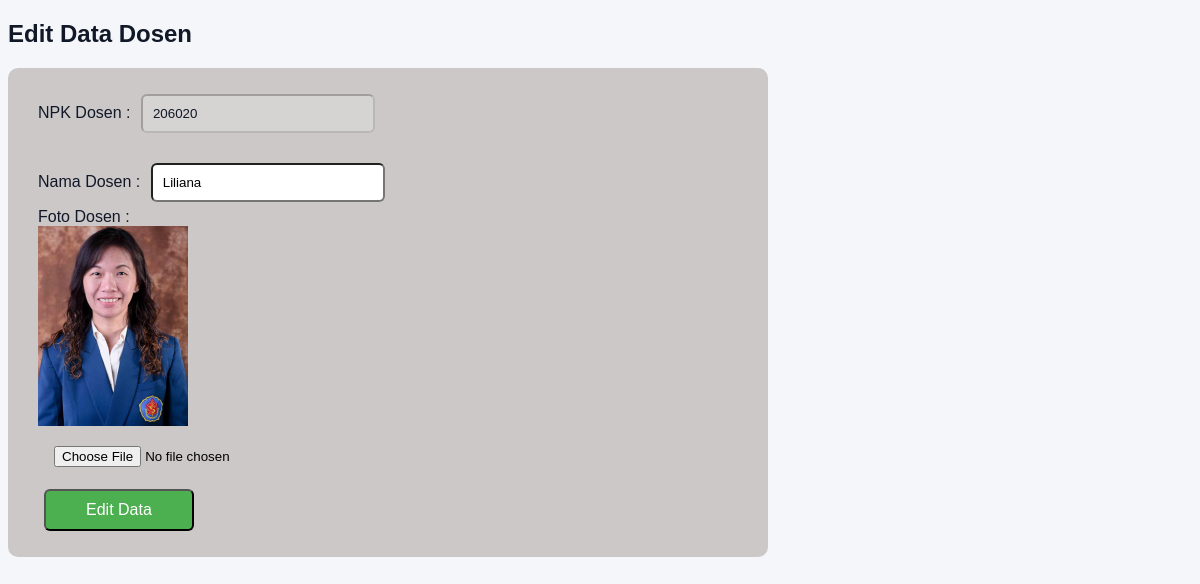
The app's page /edit_data_dosen.php?npk=206020, older data.
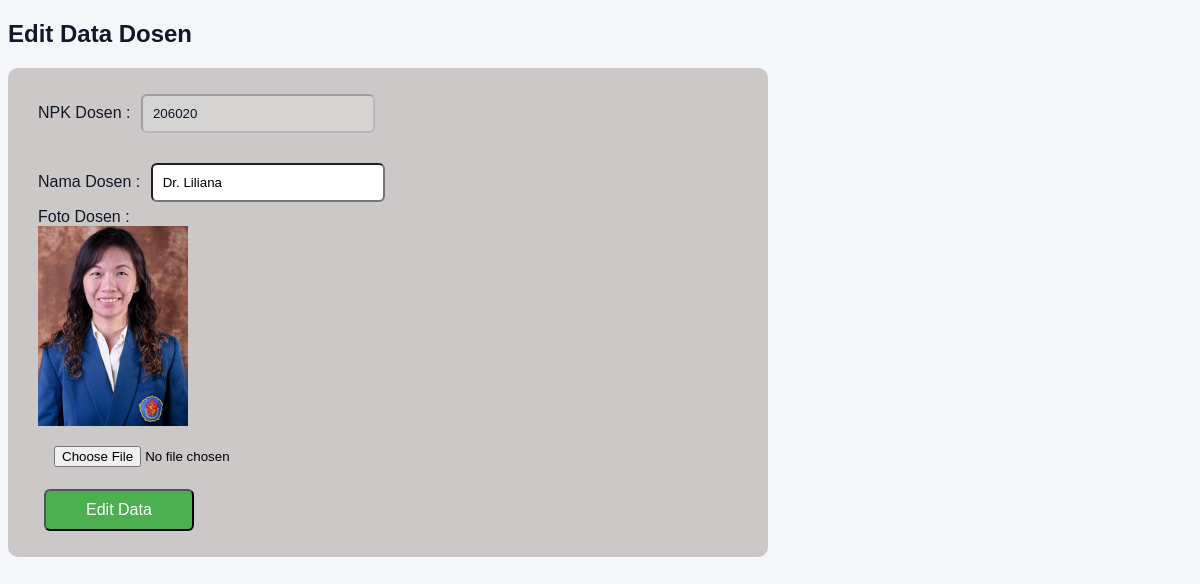
The same page, newer data.
### tables this page shows
CREATE TABLE `dosen` (
  `npk` char(6) NOT NULL,
  `nama` varchar(45) DEFAULT NULL,
  `foto_extension` varchar(4) DEFAULT NULL,
  PRIMARY KEY (`npk`)
);

### Class/parent.php (called while the page is built, shortened)
<?php
class orangtua
{
    public function __construct()
    {
        $this->mysqli =
            new mysqli(SERVER_NAME, USER_NAME, PASSWORD, DB_NAME);
    }
}

### Class/dosen.php (called while the page is built, shortened)
<?php
require_once("parent.php");
class dosen extends orangtua
{
    public function getDosenByNpk($npk)
    {
        $sql = 'SELECT * FROM dosen WHERE npk = ?';
        $stmt = $this->mysqli->prepare($sql);
        $stmt->bind_param("s", $npk);
        $stmt->execute();
        $res = $stmt->get_result();
        return $res->fetch_assoc();
    }
}

### edit_data_dosen.php (the view, shortened to what this page needs)
<!DOCTYPE html>
<html lang="en">
<head>
    <link rel="stylesheet" href="theme.css">
</head>
<body>
    <h2>Edit Data Dosen</h2>
    <?php
    require_once("Class/dosen.php");
    $npk_dosen = $_GET['npk'];
    $dosen = new dosen();
    $dataDosen = $dosen->getDosenByNpk($npk_dosen);
    if ($dataDosen) {
        echo "<form method = 'POST' action = 'edit_data_dosen_proses.php' enctype = 'multipart/form-data'>";
        echo "<label>NPK Dosen : </label><input type = 'text' id='npk' value = '" . $dataDosen['npk'] . "' disabled><br>";
        echo "<input type = 'hidden' value = '" . $dataDosen['npk'] . "' name = 'txtNPK'><br>";
        echo "<label>Nama Dosen : </label><input type = 'text' value = '" . $dataDosen['nama'] . "' name = 'txtNama'><br>";
        echo "<label>Foto Dosen : </label><br>";
        echo "<img src = 'foto_dosen/" . $npk_dosen . "." . $dataDosen['foto_extension'] . "' alt = 'Foto Dosen'><br>";
        echo "<input type = 'file' name = 'fotoBaru' accept='image/jpeg, image/png'><br>";
        echo "<button type = 'submit' name = 'btnEdit' class='btnEdit'>Edit Data</button>";
        echo "</form>";
    } else {
        echo "Data tidak ditemukan";
    }
    ?>
</body>
</html>

Row changes from the older to the newer data that the page shows:
changed dosen id 206020: txtNama "Liliana" → "Dr. Liliana"
